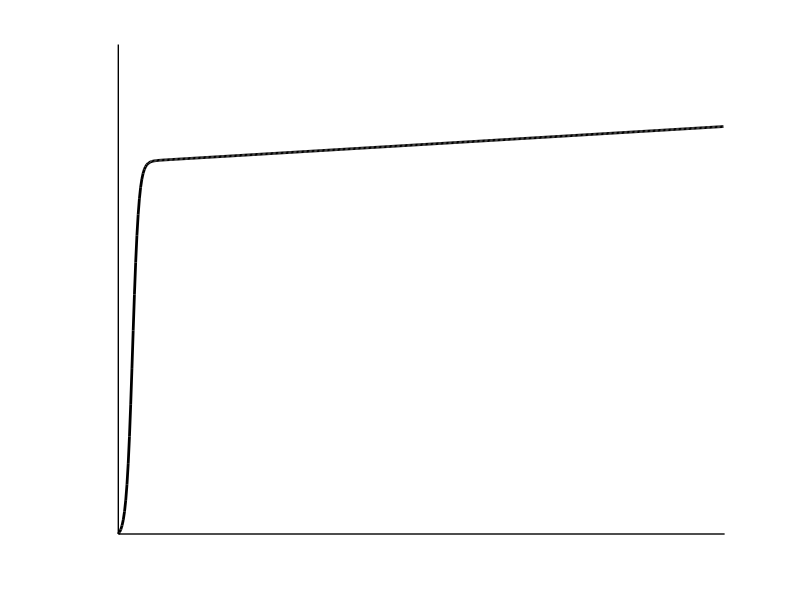
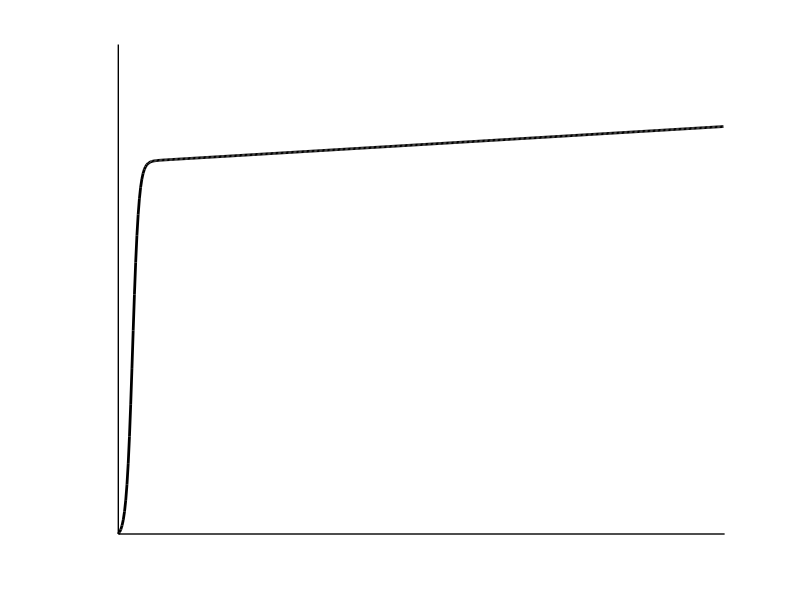
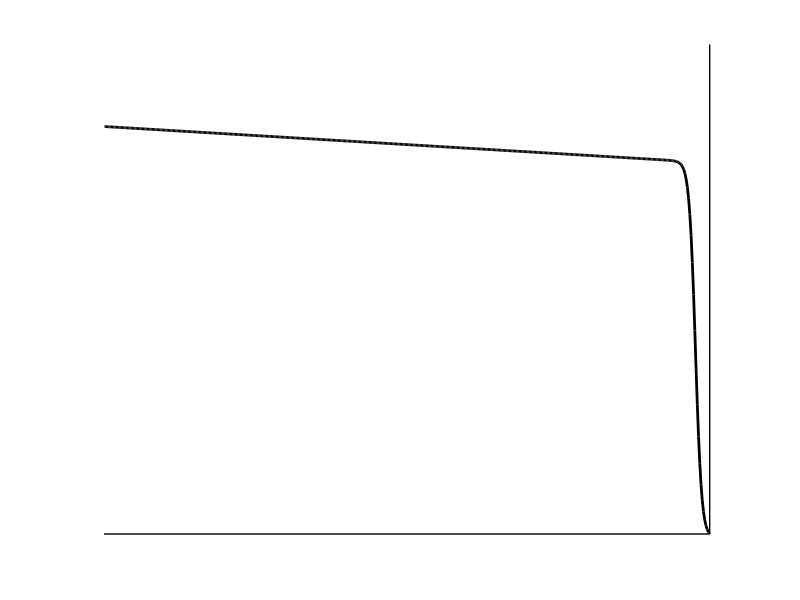
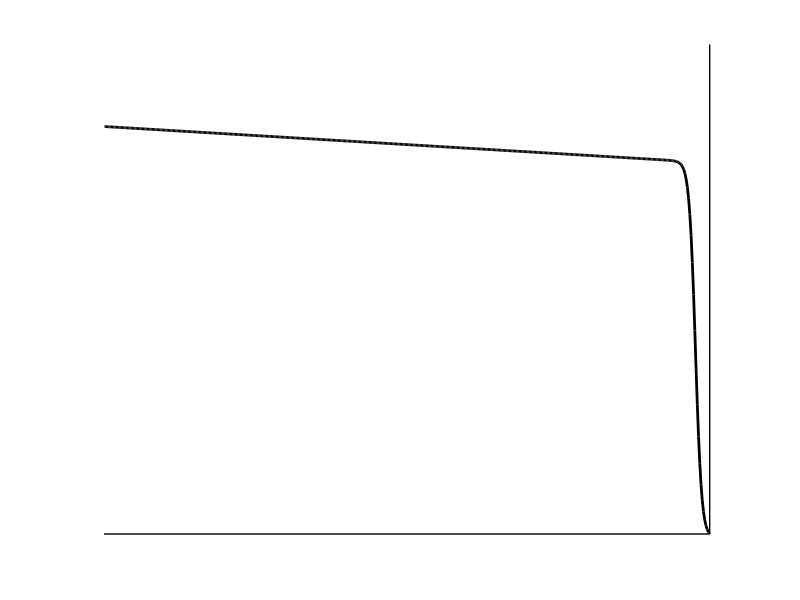

MATLAB code for these plots, in order:
#ebersMollModel

clf
hold on

hFE=100;
hFC=0.01;
VT=0.025;
VA=50;
VDD=5;
aR=hFC./(1+hFC);


iC=@(iB,vCE) iB.*hFE.*((e.^(vCE./VT)-1./aR)./(e.^(vCE./VT)+hFE./hFC)).*(1+vCE./VA);
shift=VT.* log(1./aR)
iB=0.001;
vCE=shift:0.01:VDD;
plot(vCE,iC(iB,vCE),"color","black","linewidth",2)

IC=iC(iB,VDD);
%axis
plot([shift,VDD+0.5],[0,0],"color","black","linewidth",1);
plot([shift,shift],[0,2*IC],"color","black","linewidth",1)

axis([0,VDD,0,1.2*IC])
grid off
axis off

print -demf ebersMollModel.emf
print -deps ebersMollModel.eps

%=================================
%=================================
clf
hold on

iB=0.001;
vCE=shift:0.01:VDD;
plot(-vCE,iC(iB,vCE),"color","black","linewidth",2)

IC=iC(iB,VDD);
%axis
plot([-shift,-VDD],[0,0],"color","black","linewidth",1)
plot([-shift,-shift],[0,2*IC],"color","black","linewidth",1);

axis([-VDD,0,0,1.2*IC])
grid off
axis off

print -demf ebersMollModelMirrored.emf
print -deps ebersMollModelMirrored.eps

%================================
%================================
clf
hold on

iB=0.001;
vCE=shift:0.01:VDD-shift;
plot(VDD-vCE,iC(iB,vCE),"color","black","linewidth",2)

IC=iC(iB,VDD);
%axis
plot([shift,VDD+0.5],[0,0],"color","black","linewidth",1);
plot([shift,shift],[0,2*IC],"color","black","linewidth",1)

axis([0,VDD,0,1.2*IC])
grid off
axis off

print -demf ebersMollModelMirroredShifted.emf
print -deps ebersMollModelMirroredShifted.eps
%==============================================
%==============================================
clf
hold on


iB=0.000008;                 
vCE=0:0.01:VDD-shift;
plot(VDD-vCE,iC(iB,vCE),"color","black","linewidth",2)

IC=iC(iB,VDD);
%axis
plot([shift,VDD+0.5],[0,0],"color","black","linewidth",1);
plot([shift,shift],[0,2*IC],"color","black","linewidth",1)

%overlapped npn

baseCurrents=[0.2,0.4,0.6,0.73,0.8,1,1.2,1.4,1.6,1.8];
for iB=baseCurrents.*10.^(-5);
vCE=shift:0.01:VDD;
plot(vCE,iC(iB,vCE),"color","black","linewidth",1)
endfor

collectorCurrents=[0.2,0.4,0.6,0.8,1,1.2,1.4,1.6,1.8,2,2.2,2.4,2.6,2.8];
for iC=collectorCurrents.*10.^(-3);
plot([shift,shift-0.02],[iC,iC],"color","black","linewidth",1)
endfor


axis([0,VDD+0.25,0,2*IC])
grid off
axis off

print -demf ebersMollModelMirroredShiftedOverlapped.emf
print -deps ebersMollModelMirroredShiftedOverlapped.eps
